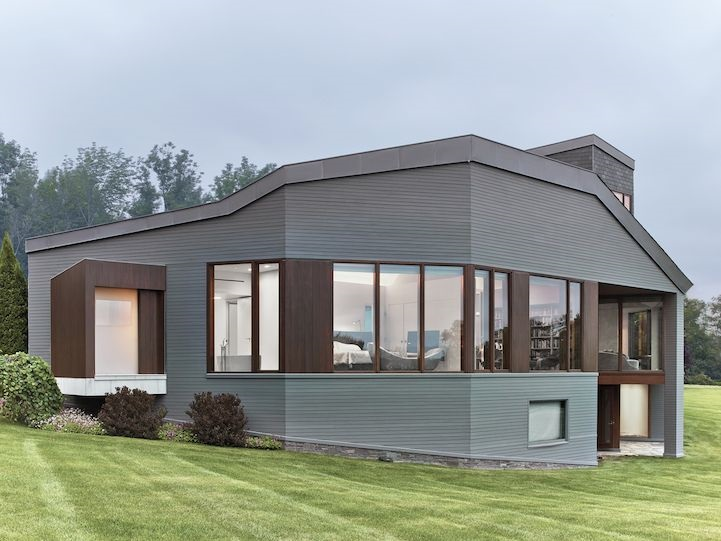
%> input picture house.jpeg, 721 x 541 px
$ octave HOUSE.m   (GNU Octave 9; MATLAB toolbox functions it lacks are replaced by stand-ins)
%> lines starting %> are read from the running program, lines starting %| are printed output that depends on the picture; in (x1, y1, x2, y2) boxes, pixels count from 0 and x2, y2 are one past the last pixel; in counts of white or black regions, pixels touching at a corner belong together; the program's own positions count from 1
% Read in original RGB image.
rgbImage  = imread('house.jpeg');
%> rgbImage is the input picture: size 541x721x3 uint8; mean R, G, B 148.1, 154.4, 148.4
subplot(2, 2, 1);
imshow(rgbImage)
axis('on', 'image');
title('Original Image')
% Convert to gray scale.
grayImage = rgb2gray(rgbImage);
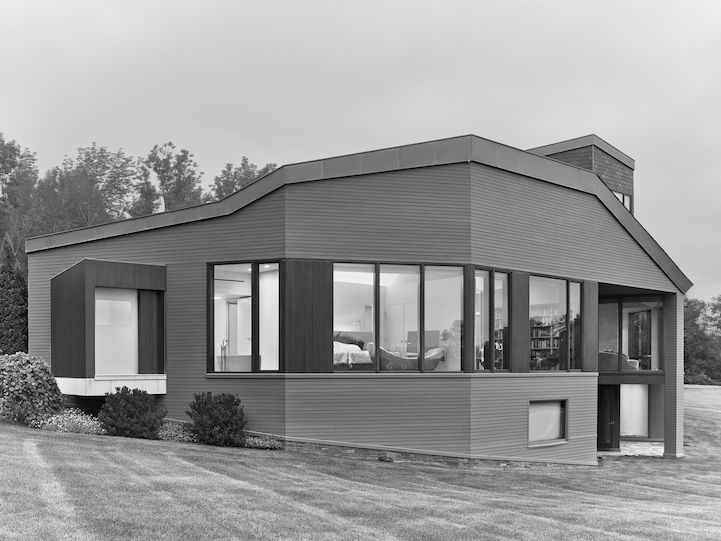
%> grayImage: size 541x721 uint8; min 0, max 254, mean 151.8
subplot(2, 2, 2);
imshow(grayImage)
axis('on', 'image');
title('Grey Scale Image')
% Get edges
Canny_img = edge(grayImage, 'Canny');
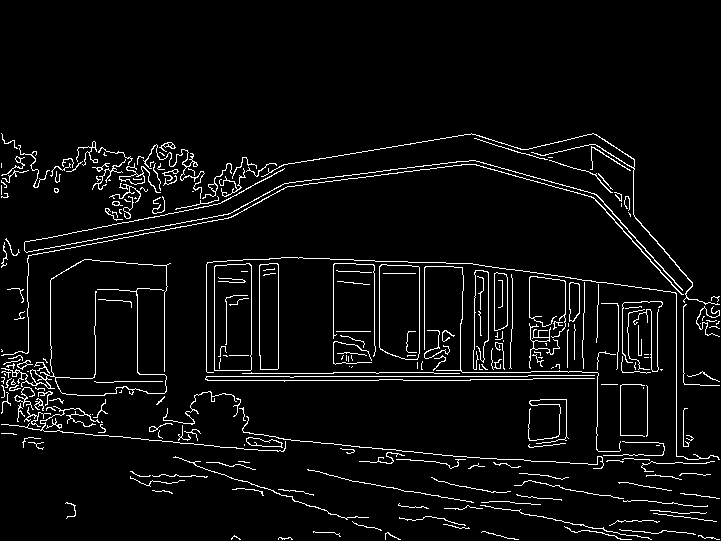
%> Canny_img: size 541x721 logical; 4.8% white in thin lines or dots, all inside (x1, y1, x2, y2) = (1, 133, 720, 540)
subplot(2, 2, 3);
imshow(Canny_img, [])
axis('on', 'image');
title('Edge Detected Image')
% Enlarge figure to full screen.
set(gcf, 'Units', 'Normalized', 'Outerposition', [0, 0.05, 1, 0.95]);

$ run again, with triangle.jpeg copied over house.jpeg
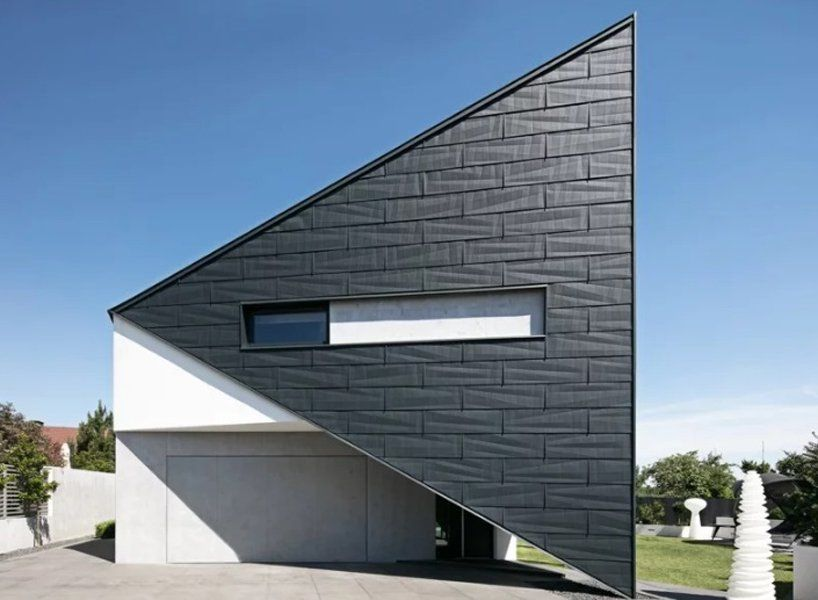
%> input picture triangle.jpeg, 818 x 600 px
%> rgbImage is the input picture: size 600x818x3 uint8; mean R, G, B 112.5, 132.1, 152.1
%> `grayImage = rgb2gray(rgbImage);`:
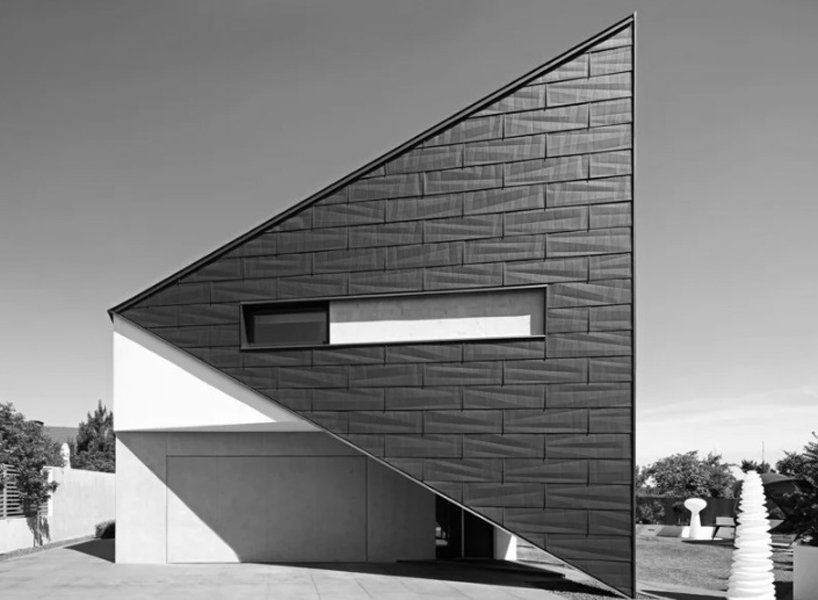
%> grayImage: size 600x818 uint8; min 0, max 255, mean 128.5
%> `Canny_img = edge(grayImage, 'Canny');`:
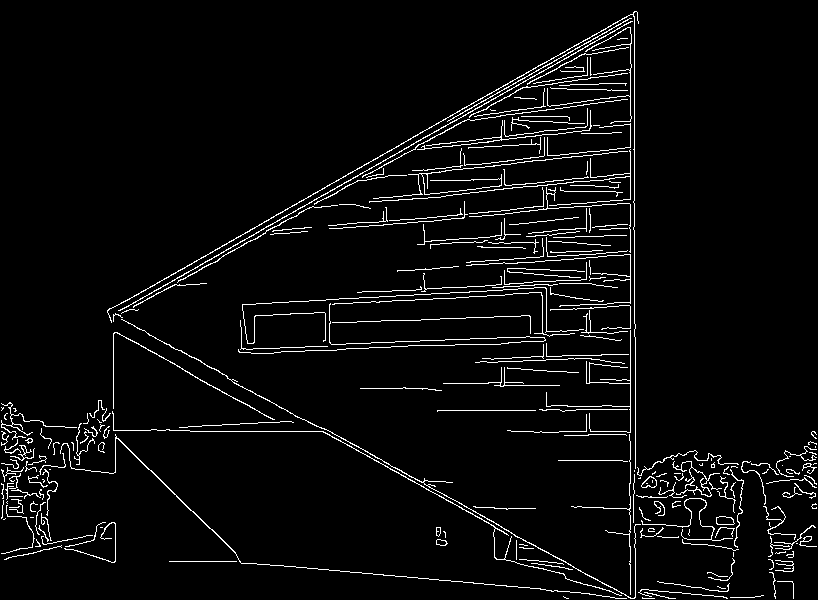
%> Canny_img: size 600x818 logical; 4.3% white in thin lines or dots

$ run again, with apple.jpg copied over house.jpeg
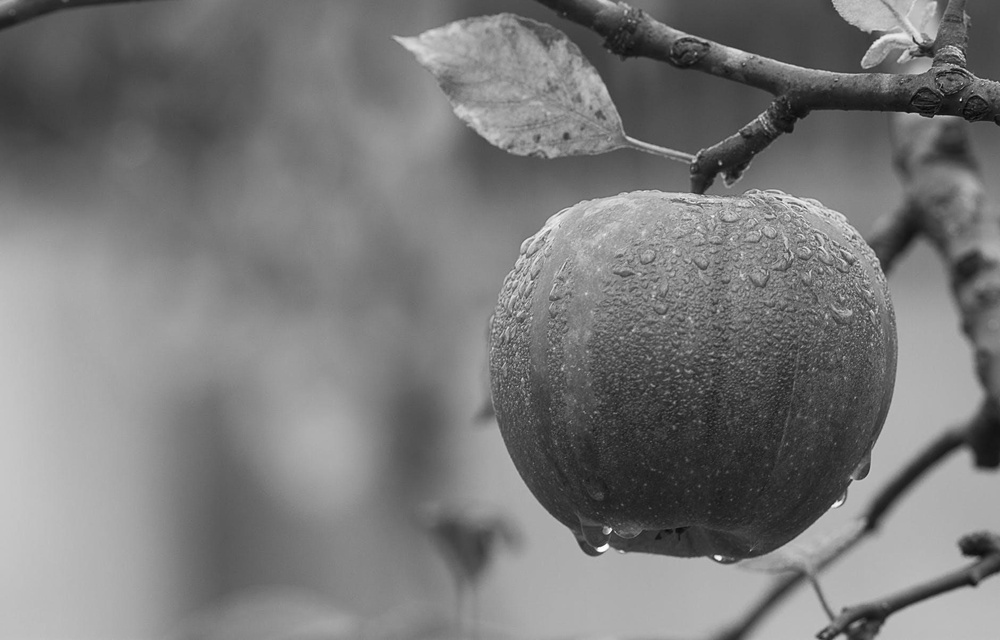
%> input picture apple.jpg, 1000 x 640 px, shrunk from 1880 x 1204 before the run
%> rgbImage is the input picture: size 640x1000 uint8; min 1, max 255, mean 121.2
%> `Canny_img = edge(grayImage, 'Canny');`:
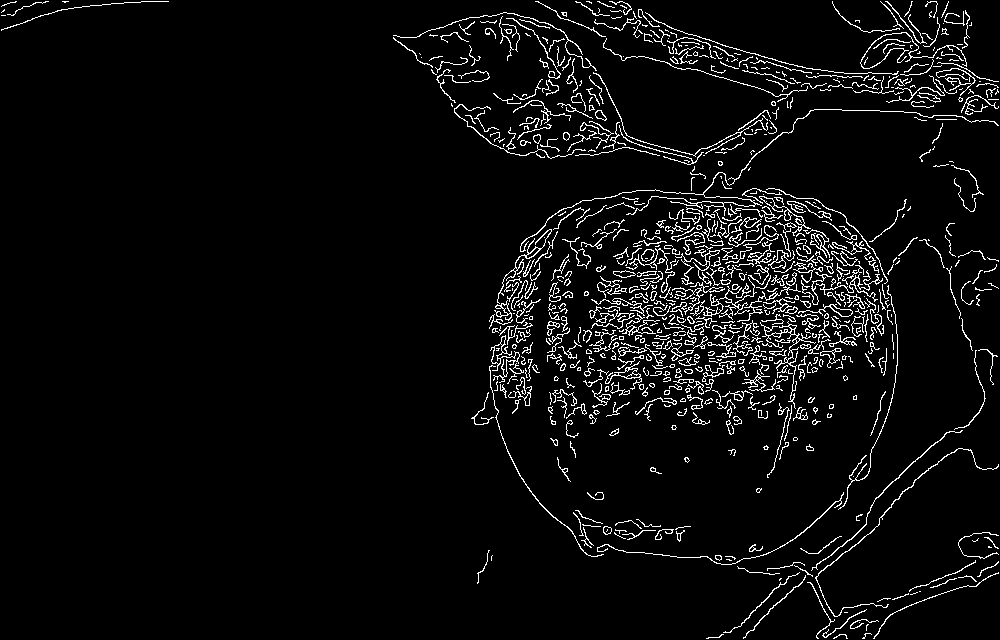
%> Canny_img: size 640x1000 logical; 4.8% white in thin lines or dots
